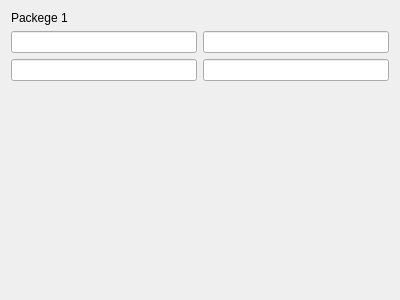
<?xml version="1.0" encoding="UTF-8"?>
<ui version="4.0">
 <class>FormPackage_1</class>
 <widget class="QWidget" name="FormPackage_1">
  <property name="geometry">
   <rect>
    <x>0</x>
    <y>0</y>
    <width>400</width>
    <height>300</height>
   </rect>
  </property>
  <property name="windowTitle">
   <string>Form</string>
  </property>
  <layout class="QGridLayout" name="gridLayout">
   <item row="1" column="0">
    <widget class="QLineEdit" name="lineEdit"/>
   </item>
   <item row="3" column="0">
    <spacer name="verticalSpacer">
     <property name="orientation">
      <enum>Qt::Vertical</enum>
     </property>
     <property name="sizeHint" stdset="0">
      <size>
       <width>20</width>
       <height>40</height>
      </size>
     </property>
    </spacer>
   </item>
   <item row="2" column="1">
    <widget class="QLineEdit" name="lineEdit_4"/>
   </item>
   <item row="1" column="1">
    <widget class="QLineEdit" name="lineEdit_2"/>
   </item>
   <item row="2" column="0">
    <widget class="QLineEdit" name="lineEdit_3"/>
   </item>
   <item row="0" column="0">
    <widget class="QLabel" name="label">
     <property name="text">
      <string>Packege 1</string>
     </property>
    </widget>
   </item>
  </layout>
 </widget>
 <resources/>
 <connections/>
</ui>
